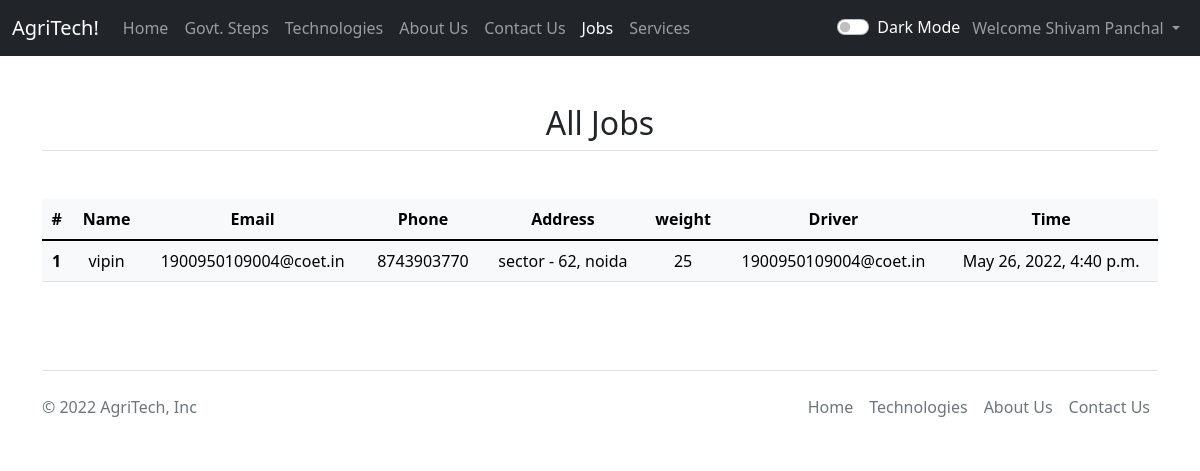
/jobs (signed in), run on the app's committed database.
### home/models.py (models this page shows, shortened)
class service(models.Model):
    sno = models.AutoField(primary_key=True)
    name = models.CharField(max_length=30)
    email = models.EmailField(max_length=50)
    phone = models.CharField(max_length=13)
    address = models.TextField(max_length=100)
    weight = models.IntegerField()
    user = models.ForeignKey(User, on_delete=models.DO_NOTHING, related_name='user')
    driveby = models.ForeignKey(driver, on_delete=models.DO_NOTHING, related_name='driveby')
    timeStamp = models.DateTimeField(default=now, blank=True)

### home/views.py (the view)
# urls.py: path('jobs', views.jobs, name='jobs'),
def jobs(request):
    if request.user.groups.filter(name='driver').exists():
        return render(request, 'home/jobs.html', {'service_list': list(service.objects.values())})
    return redirect('home')

### templates/home/jobs.html (shortened to what this page needs)
{% extends 'base.html' %}
{% block jobsactive %} active {% endblock jobsactive %}
{%block body %}
<div class="container mt-5 text-center">
    <h2 class="pb-2 border-bottom my-5">All Jobs</h2>
    <table class="table table-light">
        <thead>
          <tr>
            <th scope="col">#</th>
            <th scope="col">Name</th>
            <th scope="col">Email</th>
            <th scope="col">Phone</th>
            <th scope="col">Address</th>
            <th scope="col">weight</th>
            <th scope="col">Driver</th>
            <th scope="col">Time</th>
          </tr>
        </thead>
        <tbody>
        {% for service in service_list %}
          <tr>
            <th scope="row">{{ service.sno }}</th>
            <td>{{ service.name }}</td>
            <td>{{ service.email }}</td>
            <td>{{ service.phone }}</td>
            <td>{{ service.address }}</td>
            <td>{{ service.weight }}</td>
            <td>{{ service.driveby_id }}</td>
            <td>{{ service.timeStamp }}</td>
          </tr>
        {% endfor %}
        </tbody>
      </table>
</div>
{% endblock body %}

### templates/base.html (shortened to what this page needs)
<!DOCTYPE html>
<html lang="en">
<head>
  <link href="https://cdn.jsdelivr.net/npm/bootstrap@5.1.3/dist/css/bootstrap.min.css" rel="stylesheet"
 />
</head>
<body>
  <nav class="navbar navbar-expand-lg navbar-dark bg-dark">
    <div class="container-fluid">
      <a class="navbar-brand" href="/">AgriTech!</a>
      <div class="collapse navbar-collapse" id="navbarSupportedContent">
        <ul class="navbar-nav me-auto mb-2 mb-lg-0">
          <li class="nav-item">
            <a class="nav-link {% block homeactive %} {% endblock homeactive %}" aria-current="page" href="/">Home</a>
          </li>
          <li class="nav-item">
            <a class="nav-link {% block govtactive %} {% endblock govtactive %}" aria-current="page" href="/govt">Govt. Steps</a>
          </li>
          <li class="nav-item">
            <a class="nav-link {% block technologiesactive %} {% endblock technologiesactive %}" aria-current="page" href="/technologies">Technologies</a>
          </li>
          <li class="nav-item">
            <a class="nav-link {% block aboutactive %} {% endblock aboutactive %}" aria-current="page"
              href="/about">About Us</a>
          </li>
          <li class="nav-item">
            <a class="nav-link {% block contactactive %} {% endblock contactactive %}" aria-current="page"
              href="/contact">Contact Us</a>
          </li>
          {% if request.user.groups.all.0.name == 'driver' %}
          <li class="nav-item">
            <a class="nav-link {% block jobsactive %} {% endblock jobsactive %}" aria-current="page"
            href="/jobs">Jobs</a>
          </li>
          {% endif %}
          {% if  user.is_authenticated %}
          <li class="nav-item">
            <a class="nav-link {% block servicesactive %} {% endblock servicesactive %}" aria-current="page"
            href="/services">Services</a>
          </li>
          {% else %}
          <li class="nav-item">
            <a class="nav-link disabled">Login to use Services</a>
          </li>
          {% endif %}
        </ul>
        <div class="form-check form-switch mx-1">
          <input class="form-check-input" type="checkbox" role="switch" id="darkmode">
          <label class="form-check-label text-white" for="darkmode">Dark Mode</label>
        </div>
        <div class="ml-auto">
          {% if user.is_authenticated %}
          <ul class="navbar-nav">
            <li class="nav-item dropdown">
              <a class="nav-link dropdown-toggle" href="#" id="navbarDropdown" role="button" data-bs-toggle="dropdown"
                aria-expanded="false">
                Welcome {{request.user.first_name}} {{request.user.last_name}}
              </a>
            </li>
          </ul>
          {% else %}
          <a href="/signup" role='button' class='btn btn-primary m-1'>SignUp</a>
          <a href="/login" role='button' class='btn btn-primary m-1'>LogIn</a>
          {% endif %}
        </div>
      </div>
    </div>
  </nav>
  {% block body %}{% endblock body %}
  <br>
  <div class="container mt-5">
    <footer class="d-flex flex-wrap justify-content-between align-items-center py-3 my-4 border-top">
      <p class="col-md-4 mb-0 text-muted">© 2022 AgriTech, Inc</p>
      <ul class="nav col-md-4 justify-content-end">
        <li class="nav-item"><a href="/" class="nav-link px-2 text-muted">Home</a></li>
        <li class="nav-item"><a href="/technologies" class="nav-link px-2 text-muted">Technologies</a></li>
        <li class="nav-item"><a href="/about" class="nav-link px-2 text-muted">About Us</a></li>
        <li class="nav-item"><a href="/contact" class="nav-link px-2 text-muted">Contact Us</a></li>
      </ul>
    </footer>
  </div>
</body>
</html>

### data on the page
service: sno "1", name "vipin", email "1900950109004@coet.in", phone "8743903770", address "sector - 62, noida", weight "25", driveby_id "1900950109004@coet.in", timeStamp "May 26, 2022, 4:40 p.m."

### other printed values
{{ request.user.first_name }} "Shivam"
{{ request.user.last_name }} "Panchal"
